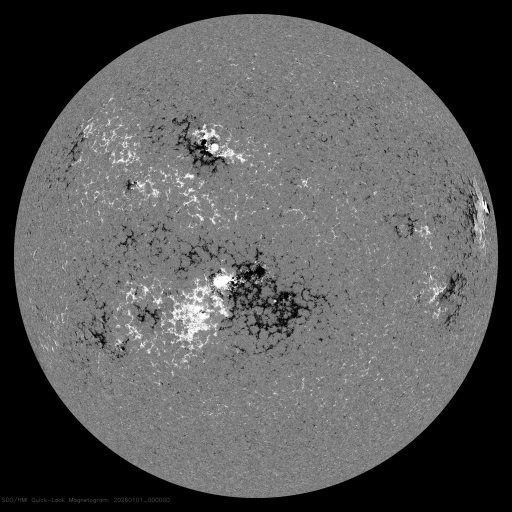
#> input picture data/2026-01-01/20260101_000000_1024_HMIB.jpg, 1024 x 1024 px (shown at 1/2 size)
$ python -i function.py   (imports and definitions only)
#> lines starting #> are read from the running program, lines starting #| are printed output that depends on the picture
# -*- coding: utf-8 -*-
import os
import argparse
import matplotlib.pyplot as plt
from PIL import Image
from astropy.io import fits
from scipy.signal import *
import numpy as np
from scipy.stats import skew, kurtosis
from scipy import ndimage
import pywt
from skimage import measure
import shutil
import cv2
import concurrent.futures
import imageio.v2 as imageio
import time
from skimage.color import rgb2gray
from multiprocessing import Pool
from multiprocessing import Process, cpu_count, Lock, Pool
import json
import logging
from tqdm import tqdm
from pathlib import Path

# [9 lines left out: function fluxValues, not called in this run]


def gradient(image):
    # use sobel operators to find the gradient
    sobelx = [[-1, 0, 1], [-2, 0, 2], [-1, 0, 1]]
    sobely = [[1, 2, 1], [0, 0, 0], [-1, -2, -1]]

    gx = convolve2d(image, sobelx, mode='same')
    gy = convolve2d(image, sobely, mode='same')

    M = (gx ** 2 + gy ** 2) ** (1. / 2)

    return M


# [29 lines left out: functions Gradfeat, wavel, not called in this run]


def extractNL(image):
    avg10 = (1. / 100) * np.ones([10, 10])
    avgim = convolve2d(image, avg10, mode='same')
    out = measure.find_contours(avgim, level=0)
    return out


def NLmaskgen(contours, image):
    mask = np.zeros((image.shape))
    for n, contour in enumerate(contours):
        # print(n,contour)
        for i in range(len(contour)):
            y = int(round(contour[i, 1]))
            x = int(round(contour[i, 0]))
            mask[x, y] = 1.
    return mask


def findTGWNL(image):
    m = 0.2 * np.amax(np.absolute(image))
    width = image.shape[0]
    height = image.shape[1]
    out = np.zeros([height, width])
    out[abs(image) >= m] = 1

    return out


def curvature(contour):
    angles = np.zeros([contour.shape[0]])
    yvals = np.around(contour[:, 1])
    xvals = np.around(contour[:, 0])
    for i in range(contour.shape[0]):
        if i < contour.shape[0] - 1:
            n = i + 1
        else:
            n = 0
        y = int(yvals[i])
        x = int(xvals[i])
        yn = int(yvals[n])
        xn = int(xvals[n])
        num = yn - y
        den = xn - x
        if den != 0:
            angles[i] = np.arctan(num / den)
        elif num < 0:
            angles[i] = 3 * np.pi / 2
        else:
            angles[i] = np.pi / 2
    return angles


def bendergy(angles):
    fact = 1. / len(angles)
    count = 0.
    for i in range(len(angles)):
        if i < len(angles) - 1:
            n = i + 1
        else:
            n = 0
        T = angles[i]
        Tn = angles[n]
        count += (T - Tn) ** 2

    BE = count * fact
    return BE


def NLfeat(image):
    grad = gradient(image)
    contours = extractNL(image)
    ma = NLmaskgen(contours, image)
    gwnl = np.zeros([grad.shape[0], grad.shape[1]])
    gwnl = grad * ma
    thresh = findTGWNL(gwnl)
    NLlen = np.sum(thresh)

    struct = [[1, 1, 1], [1, 1, 1], [1, 1, 1]]
    lines, numlines = ndimage.label(thresh, struct)

    GWNLlen = np.sum(ma)
    Flag = True
    if not contours:
        return 0., 0., 0., 0., 0., 0., 0., 0., 0., 0., 0., 0., 0.
    else:
        for n, contour in enumerate(contours):
            curve = curvature(contour)
            if Flag:
                angstore = np.zeros([len(curve)])
                angstore = curve
                BEstore = np.zeros([len(contours)])
                Flag = False
            else:
                angstore = np.concatenate((curve, angstore))
            BEstore[n] = bendergy(curve)

    return float(NLlen), float(numlines), float(GWNLlen), float(np.mean(angstore)), np.std(angstore), np.median(
        angstore), np.amin(angstore), np.amax(angstore), np.mean(BEstore), np.std(BEstore), np.median(BEstore), np.amin(
        BEstore), np.amax(BEstore)


# [81 lines left out: functions mdi_norm, fittopng, generate_txt, process_txt, not called in this run]


# [43 lines not run here, left out]

>>> import cv2
>>> picture = cv2.imread('data/2026-01-01/20260101_000000_1024_HMIB.jpg', cv2.IMREAD_GRAYSCALE)
#> picture is the input picture: shape (1024, 1024); min 0, max 255, mean 88.6
>>> result = NLfeat(picture)
#> in gradient, `gx = convolve2d(image, sobelx, mode='same')`:
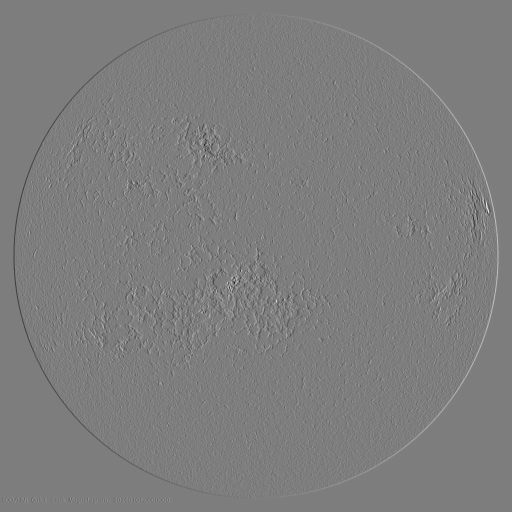
#> gx: shape (1024, 1024) int64 (shown at 1/2 size); min -991, max 1015, mean 0; drawn with min black and max white
#> in gradient, `M = (gx ** 2 + gy ** 2) ** (1. / 2)`:
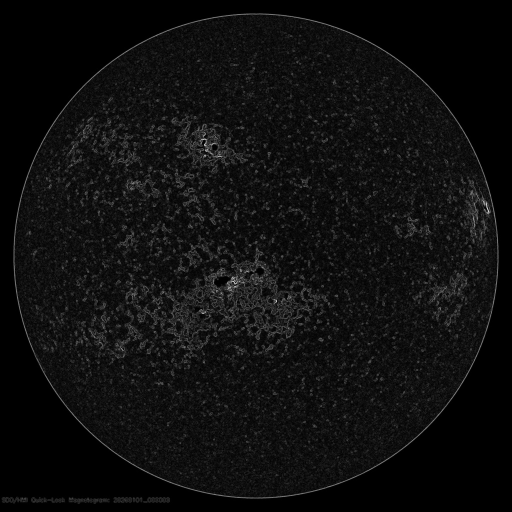
#> M: shape (1024, 1024) float64 (shown at 1/2 size); min 0, max 1071.2, mean 62.3; drawn with min black and max white
#> in extractNL, `avgim = convolve2d(image, avg10, mode='same')`:
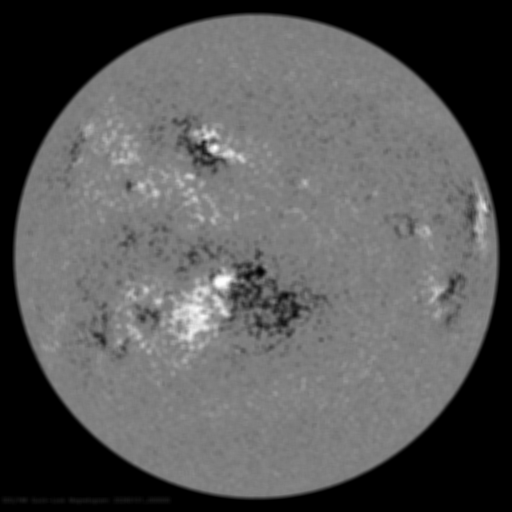
#> avgim: shape (1024, 1024) float64 (shown at 1/2 size); min 0, max 253.1, mean 88.6
#> in extractNL, `out = measure.find_contours(avgim, level=0)`: out = 2 point arrays, longest 3606 points
#> the loop in NLmaskgen, `for n, contour in enumerate(contours):` made 2 passes
#> after the loop in NLmaskgen, `for n, contour in enumerate(contours):`:
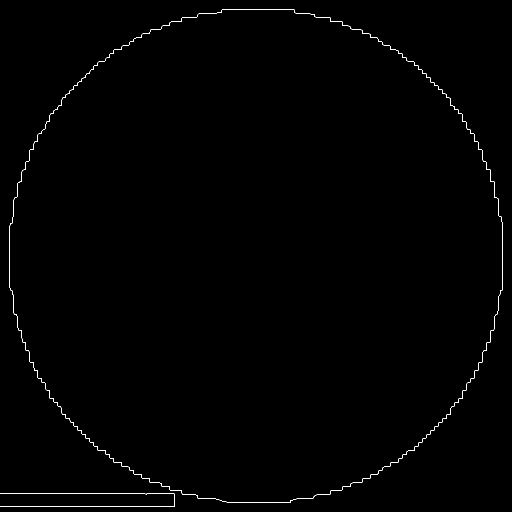
#> mask: shape (1024, 1024) float64 (shown at 1/2 size); values 0 (black) and 1 (white), 0.41% white in thin lines or dots
#> in NLfeat, `gwnl = grad * ma`: gwnl: shape (1024, 1024) float64; every value is 0
#> in findTGWNL, `m = 0.2 * np.amax(np.absolute(image))`: m = 0
#> in NLfeat, `thresh = findTGWNL(gwnl)`: thresh: shape (1024, 1024) float64; every value is 1
#> in NLfeat, `NLlen = np.sum(thresh)`: NLlen = 1048576
#> in NLfeat, `lines, numlines = ndimage.label(thresh, struct)`: lines: shape (1024, 1024) int32; every value is 1
#> in NLfeat, `lines, numlines = ndimage.label(thresh, struct)`: numlines = 1
#> in NLfeat, `GWNLlen = np.sum(ma)`: GWNLlen = 4329
#> the loop in NLfeat, `for n, contour in enumerate(contours):` made 2 passes
#> (Flag, fact in bendergy, BE in bendergy) on pass 1: (False, 0.000277, 1.56)
#> (fact in bendergy, BE in bendergy) on pass 2: (0.00138, 0.0886)
#> after the loop in NLfeat, `for n, contour in enumerate(contours):`: BEstore = [1.56, 0.0886]; Flag = False; angstore = 4330 values, max 4.71 at index 375, min -0.785 at index 293, mean 1.68
#> result = (1048576, 1, 4329, 1.68, 1.96, 1.57, -0.785, 4.71, 0.826, 0.738, 0.826, 0.0886, 1.56)

$ run again, on data/2026-01-01/ar/4324/frame_001.png
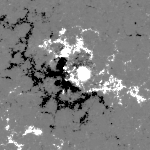
#> input picture data/2026-01-01/ar/4324/frame_001.png, 150 x 150 px
#> picture is the input picture: shape (150, 150); min 0, max 255, mean 125.9
#> in gradient, `M = (gx ** 2 + gy ** 2) ** (1. / 2)`:
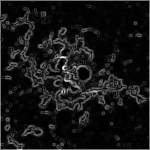
#> M: shape (150, 150) float64; min 0, max 1119, mean 100.2; drawn with min black and max white
#> in extractNL, `avgim = convolve2d(image, avg10, mode='same')`:
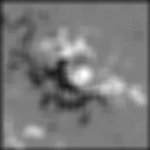
#> avgim: shape (150, 150) float64; min 24.59, max 254.6, mean 121.7
#> out = []
#> m = 0
#> thresh: shape (150, 150) float64; every value is 1
#> NLlen = 22500
#> lines: shape (150, 150) int32; every value is 1
#> numlines = 1
#> GWNLlen = 0
#> result = (0, 0, 0, 0, 0, 0, 0, 0, 0, 0, 0, 0, 0)
